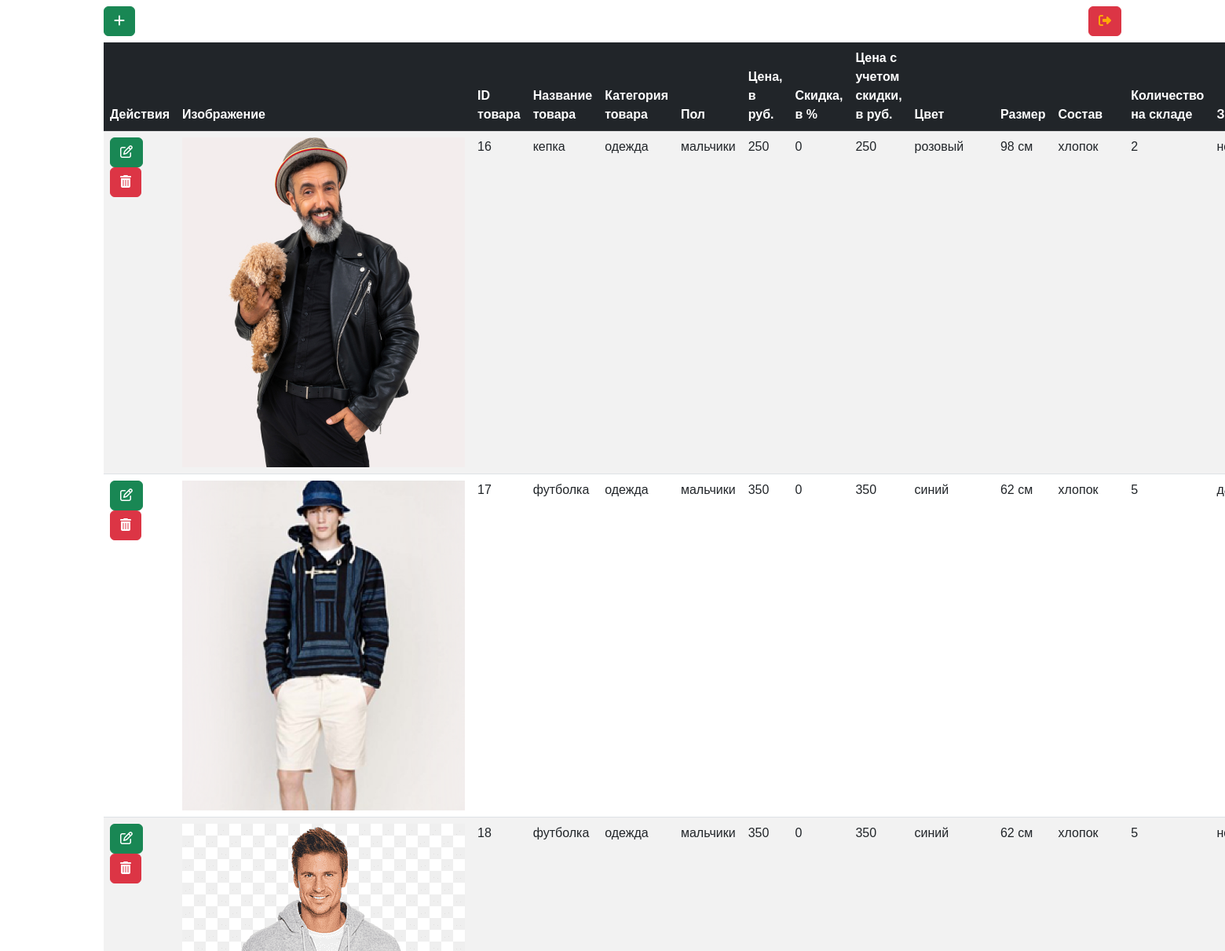
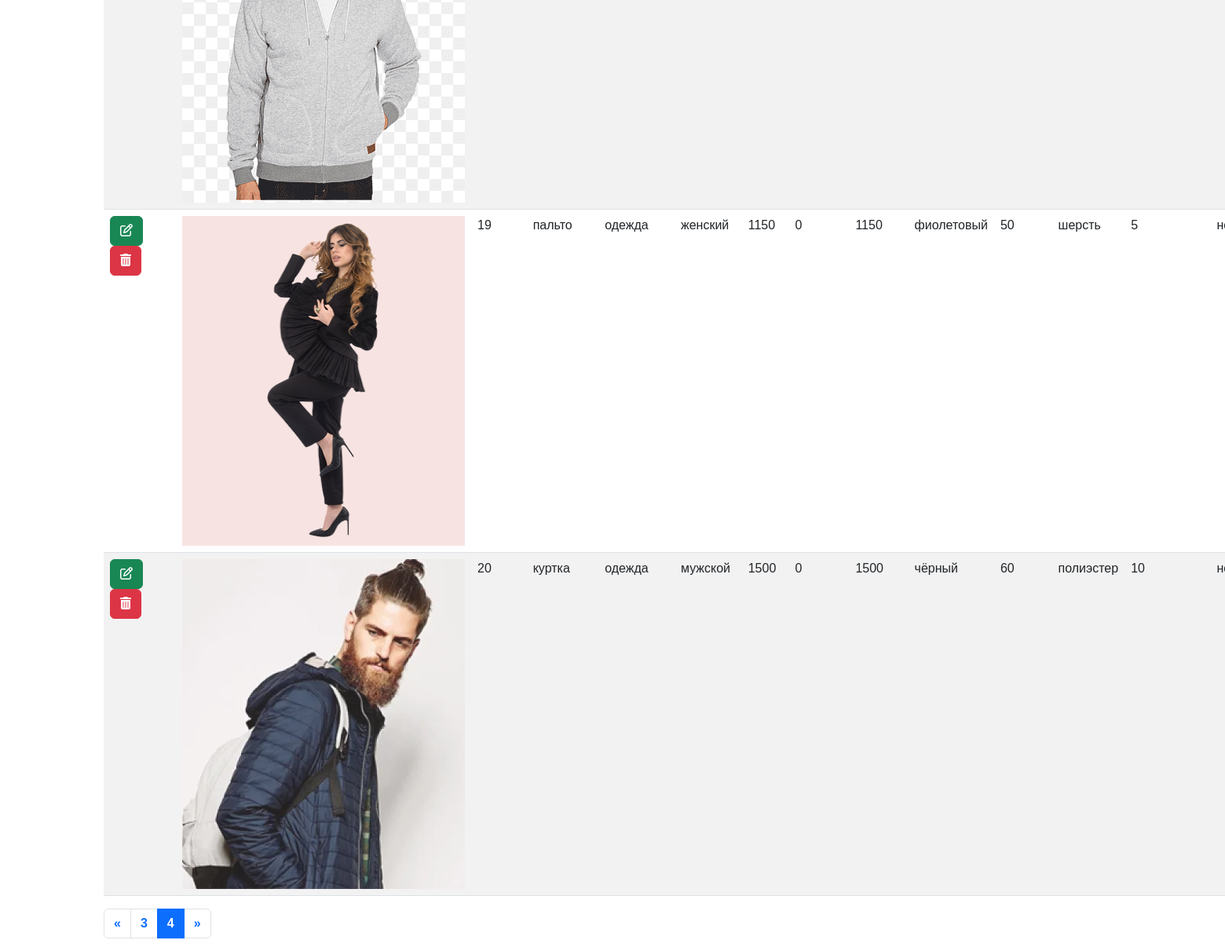
The app's page /admin/catalog.php?page=4 (signed in) with its own data (2 pictures, top to bottom).
### tables this page shows
CREATE TABLE `product` (
  `id_product` int(10) NOT NULL,
  `product_name` varchar(255) NOT NULL,
  `blocked` int(2) NOT NULL DEFAULT '0',
  `add_date` timestamp NOT NULL,
  `update_date` timestamp NOT NULL,
  `id_gender` int(2) NOT NULL,
  `id_category` int(4) NOT NULL,
  `id_material` int(2) NOT NULL,
  `id_color` int(2) NOT NULL,
  `id_size` int(3) NOT NULL,
  `elements_count` int(2) NOT NULL DEFAULT '1',
  `store_count` int(10) NOT NULL,
  `price` float NOT NULL,
  `sale` int(3) NOT NULL DEFAULT '0',
  `new` tinyint(1) NOT NULL,
  `product_description` text NOT NULL,
  `artikul_store` varchar(15) DEFAULT NULL,
  `artikul_manufacture` varchar(15) DEFAULT NULL,
  `id_manufacture` int(10) DEFAULT NULL,
  `make_date` varchar(10) DEFAULT NULL,
  `exp_date` varchar(10) DEFAULT NULL
);

CREATE TABLE `product_category` (
  `id_category` int(4) NOT NULL,
  `category_name` varchar(100) NOT NULL
);

CREATE TABLE `gender_types` (
  `id_gender` int(2) NOT NULL,
  `gender_name` varchar(20) NOT NULL
);

CREATE TABLE `colors` (
  `id_color` int(2) NOT NULL,
  `color_name` varchar(100) NOT NULL
);

CREATE TABLE `sizes` (
  `id_size` int(3) NOT NULL,
  `size_name` varchar(20) NOT NULL
);

CREATE TABLE `material_types` (
  `id_material` int(4) NOT NULL,
  `material_name` varchar(255) NOT NULL
);

### admin/vender/workingWithProducts.php (called while the page is built, shortened)
<?php
include 'db.php';
function selectFromProduct($table1, $table2, $table3, $table4, $table5, $table6, $limitOnPage, $offset) {
    global $pdo;
    $selectProduct = "SELECT
    p.*,
    g.gender_name,
    m.material_name,
    pc.category_name,
    c.color_name,
    s.size_name
    FROM  $table1 AS p, $table2 AS g, $table3 AS m, $table4 AS pc, $table5 AS c, $table6 AS s
    WHERE p.id_gender = g.id_gender
        AND p.id_category = pc.id_category
        AND p.id_material = m.id_material
        AND p.id_color = c.id_color
        AND p.id_size = s.id_size
        -- AND p.blocked = 0
        -- AND p.store_count > 1
    ORDER BY add_date
    LIMIT $limitOnPage
    OFFSET $offset;";
    $allProducts = $pdo->prepare($selectProduct);
    $allProducts->execute();
    return $allProducts->fetchAll(PDO::FETCH_OBJ);
}

### admin/catalog.php (the view, shortened to what this page needs)
<?php
    include 'vender/workingWithProducts.php';
    $page = isset($_GET['page']) ? intval($_GET['page']) : 1;
    $limitOnPage = 5;
    $offset = $limitOnPage * ($page - 1);
    $products = selectFromProduct('product', 'gender_types', 'material_types', 'product_category', 'colors', 'sizes', $limitOnPage, $offset);
?>
<!doctype html>
<html lang="ru">
<head>
    <link href="https://cdn.jsdelivr.net/npm/bootstrap@5.3.0/dist/css/bootstrap.min.css" rel="stylesheet"
>
    <link rel="stylesheet" href="css/style.css">
</head>
<body>
    <div class="container">
        <div class="row">
            <div class="col-12">
                <div class="box_flex">
                    <button class="btn btn-success mt-2" data-bs-toggle="modal" data-bs-target="#create"><i
                        class="fa fa-plus"></i></button>
                    <a href="vender/regAndAuth/logout.php" class="btn btn-danger logout"><i
                        class="fa fa-sign-out"></i></a>
                </div>
                <table class="table table-striped table-hover mt-2">
                    <thead class="table-dark thead-fixed" style="position: sticky;top: 0">
                        <th>Действия</th>
                        <th>Изображение</th>
                        <th>ID товара</th>
                        <th>Название товара</th>
                        <th>Категория товара</th>
                        <th>Пол</th>
                        <th>Цена, в руб.</th>
                        <th>Скидка, в %</th>
                        <th>Цена с учетом скидки, в руб.</th>
                        <th>Цвет</th>
                        <th>Размер</th>
                        <th>Состав</th>
                        <th>Количество на складе</th>
                        <th>Заблокирован</th>
                    </thead>
                    <tbody class="tbody_padding">
                        <?php foreach ($products as $res) { ?>
                            <tr>
                                <td>
                                    <a href="?id=<?php echo $res->id_product; ?>" class="btn btn-success"
                                        data-bs-toggle="modal" data-bs-target="#edit<?php echo $res->id_product; ?>"><i
                                            class="fa fa-edit"></i></a>
                                    <a href="" class="btn btn-danger" data-bs-toggle="modal"
                                        data-bs-target="#delete<?php echo $res->id_product; ?>"><i
                                            class="fa fa-trash-alt"></i></a>
                                </td>
                                <td>
                                    <?php
                                    $directory = '../img/catalog/' . $res->id_product . '/';
                                    $files = scandir($directory);
                                    $firstFile = $directory . $files[2];
                                    ?>
                                    <img src="<?php echo $firstFile; ?>" alt="изображение товара">
                                </td>
                                <td>
                                    <?php echo $res->id_product; ?>
                                </td>
                                <td>
                                    <?php echo $res->product_name; ?>
                                </td>
                                <td>
                                    <?php echo $res->category_name; ?>
                                </td>
                                <td>
                                    <?php echo $res->gender_name; ?>
                                </td>
                                <td>
                                    <?php echo $res->price; ?>
                                </td>
                                <td>
                                    <?php echo $res->sale; ?>
                                </td>
                                <td>
                                    <?php echo $res->price - ceil($res->price * $res->sale / 100); ?>
                                </td>
                                <td>
                                    <?php echo $res->color_name; ?>
                                </td>
                                <td>
                                    <?php echo $res->size_name; ?>
                                </td>
                                <td>
                                    <?php echo $res->material_name; ?>
                                </td>
                                <td>
                                    <?php echo $res->store_count; ?>
                                </td>
                                <td>
                                    <?php if ($res->blocked) {
                                            echo 'да';
                                        } else {
                                            echo 'нет';
                                        } ?>
                                </td>
                            </tr>
                        <?php } ?>
                    </tbody>
                </table>
                <?php include("pagination.php") ?>
            </div>
        </div>
    </div>
</body>
</html>

### admin/css/style.css (style rules this page uses)
* { margin: 0; padding: 0; box-sizing: border-box; }
body { font-family: Montserrat, sans-serif; }
a { color: #7c9ab7; text-decoration: none; font-weight: bold; }
.box_flex { display: flex; justify-content: space-between; align-items: flex-end; }
button { padding: 10px; background: #e3e3e3; border: unset; cursor: pointer; }
.logout { color: #ffa908; text-align: center; }

### records on screen
product: shows a picture, id_product "16", product_name "кепка", id_category.category_name "одежда", id_gender.gender_name "мальчики", price "250", sale "0", $res->price-ceil($res->price*$res->sale/100) "250", id_color.color_name "розовый", id_size.size_name "98 см", id_material.material_name "хлопок", store_count "2", blocked "нет"
product: shows a picture, id_product "17", product_name "футболка", id_category.category_name "одежда", id_gender.gender_name "мальчики", price "350", sale "0", $res->price-ceil($res->price*$res->sale/100) "350", id_color.color_name "синий", id_size.size_name "62 см", id_material.material_name "хлопок", store_count "5", blocked "да"
product: shows a picture, id_product "18", product_name "футболка", id_category.category_name "одежда", id_gender.gender_name "мальчики", price "350", sale "0", $res->price-ceil($res->price*$res->sale/100) "350", id_color.color_name "синий", id_size.size_name "62 см", id_material.material_name "хлопок", store_count "5", blocked "нет"
product: shows a picture, id_product "19", product_name "пальто", id_category.category_name "одежда", id_gender.gender_name "женский", price "1150", sale "0", $res->price-ceil($res->price*$res->sale/100) "1150", id_color.color_name "фиолетовый", id_size.size_name "50", id_material.material_name "шерсть", store_count "5", blocked "нет"
product: shows a picture, id_product "20", product_name "куртка", id_category.category_name "одежда", id_gender.gender_name "мужской", price "1500", sale "0", $res->price-ceil($res->price*$res->sale/100) "1500", id_color.color_name "чёрный", id_size.size_name "60", id_material.material_name "полиэстер", store_count "10", blocked "нет"

### other values on screen
$page - 1 "3"
$page "4"
